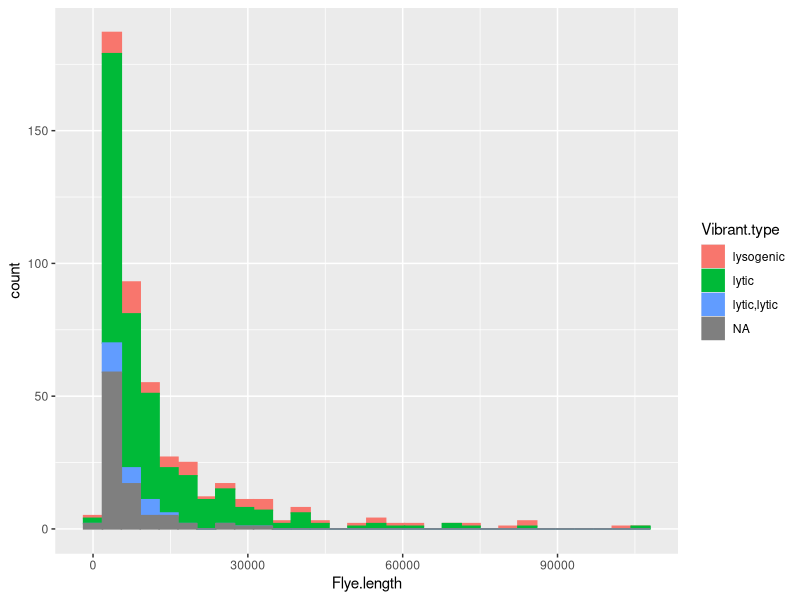

Source code (R):
library(stringr)
library(reshape2)
library(ggplot2)
library(cowplot)
library(RColorBrewer)
library(seqinr)
library(ape)
library(dplyr)


comb_tab <- read.table("analysis/genome_combine_summary.tab", sep="\t", header=T)             
comb_tab.phage <- comb_tab[comb_tab$IsPhage,]
ggplot(comb_tab.phage, aes(x=Flye.length, color=Vibrant.type, fill=Vibrant.type)) +
  geom_histogram()
